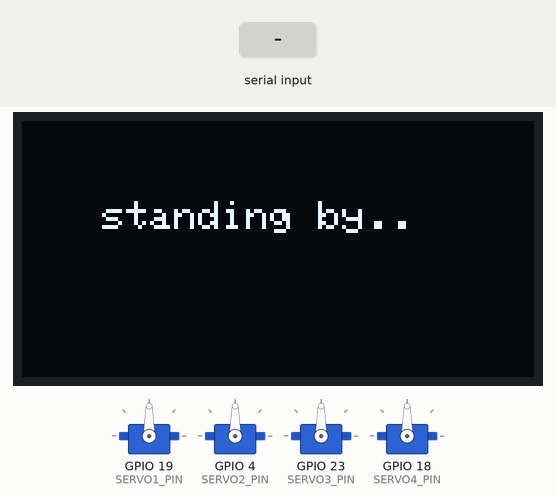
Recording of a sketch running on a simulated ESP32. Parts: 128×64 one-colour display, 4 × servo. Inputs (shaded band) come from the test bench. What the sketch prints to the serial monitor is not drawn.

Above: at 1.4 s.
1.5 s: "rise\n" received over Serial
At 2.7 s:
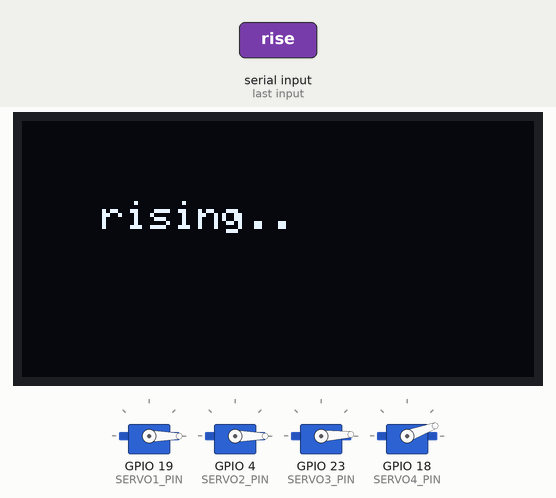
At 4.3 s:
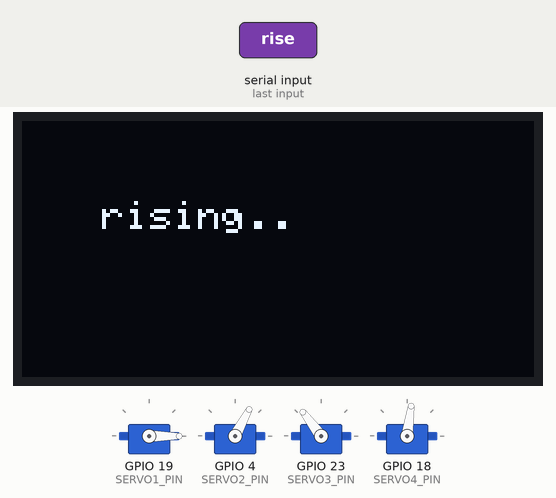
4.5 s: "low\n" received over Serial
At 4.9 s:
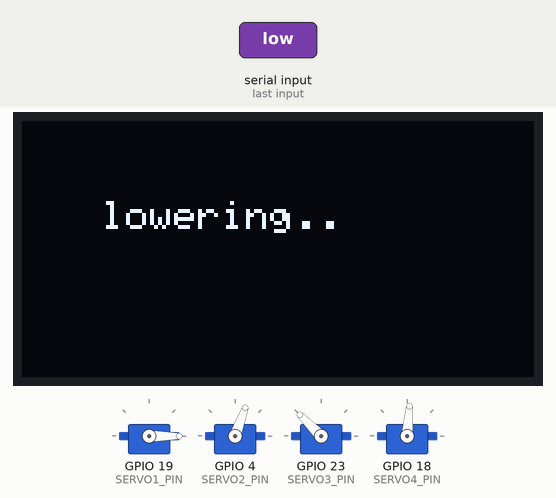
Timing chart, 0 to 8.4 s (numbered marks = the images above; inputs shaded):
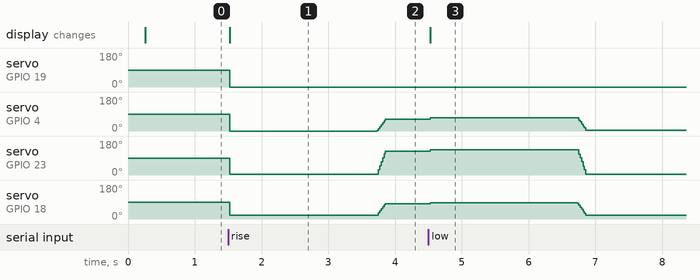

The sketch:

rise.ino
```cpp
#include <ESP32Servo.h>
#include <Wire.h>
#include <Adafruit_GFX.h>
#include <Adafruit_SSD1306.h>

#define OLED_ADDR   0x3C
Adafruit_SSD1306 display(128, 64, &Wire, -1);

/*stable platform config. jaottelu & reverse*/
Servo servo1;
Servo servo2;
Servo servo3;
Servo servo4;

constexpr int SERVO1_PIN = 19;
constexpr int SERVO2_PIN = 4;
constexpr int SERVO3_PIN = 23;
constexpr int SERVO4_PIN = 18;

unsigned long lastStepTime = 0;

int  targetPos1;
int  targetPos2;
int  targetPos3;
int  targetPos4;

int dir;

int  initPos1;
int  initPos2;
int  initPos3;
int  initPos4;

const String LOWTEXT = "lowering..";
const String HIGHTEXT = "rising..";
const String STBYTEXT = "standing by..";

enum Mode {
  IDLE,
  RISE,
  LOWER
};

Mode mode = IDLE;

char cmdBuf[32];
uint8_t cmdIdx = 0;

void useDisplay(const String text){

  display.clearDisplay();
  display.setTextColor(WHITE);
  display.setTextSize(1.8);
  display.setCursor(20, 20);
  display.clearDisplay();
  display.println(text);
  display.display();

}

void setAll(int a, int b, int c, int d){
  servo1.write(a);
  servo2.write(b);
  servo3.write(c);
  servo4.write(d);
  delay(2000);
}
void initRise(){

  targetPos1 = 180;
  targetPos2 = 70;
  targetPos3 = 130;
  targetPos4 = 85;

  dir = 1;

  initPos1 = 0;
  initPos2 = 0;
  initPos3 = 3;
  initPos4 = 20;

  setAll(initPos1, initPos2, initPos3, initPos4);
}

void initLower(){

  targetPos1 = 0;
  targetPos2 = 0;
  targetPos3 = 3;
  targetPos4 = 20;

  dir = -1;

  initPos1 = 0;
  initPos2 = 70;
  initPos3 = 135;
  initPos4 = 85;

  setAll(initPos1, initPos2, initPos3, initPos4);
}

void move(){

  if (millis() - lastStepTime < 2) return;
  lastStepTime = millis();

  //servo1.write(initPos1);
  servo2.write(initPos2);
  servo3.write(initPos3);
  servo4.write(initPos4);

  /*if(abs(initPos1 - targetPos1) > 1){
    initPos1 += dir;
  }*/
  if(abs(initPos2 - targetPos2) > 1){
    initPos2 += dir;
  }
  if(abs(initPos3 - targetPos3) > 1){
    initPos3 += 2*dir;
  }
  if(abs(initPos4 - targetPos4) > 1){
    initPos4 += dir;
  }
  if(abs(initPos3 - targetPos3) <= 1){
    Serial.println("manouver done");
    mode = IDLE;
  }
}

void handleCommand(const char *cmd) {

  Serial.print("Command received: ");
  Serial.println(cmd);

  if (!strcmp(cmd, "rise")) {
    mode = RISE;
    useDisplay(HIGHTEXT);
    initRise();
    delay(200);
  }
  if (!strcmp(cmd, "low")) {
    mode = LOWER;
    useDisplay(LOWTEXT);
    initLower();
    delay(200);
  }
  if (!strcmp(cmd, "mode")) {
    Serial.println(mode);
  }

  Serial.println("enter command:");

}

void setup() {
  Serial.begin(115200);
  delay(200);
  while (Serial.available()) Serial.read();


  display.begin(SSD1306_SWITCHCAPVCC, OLED_ADDR);
  useDisplay(STBYTEXT);

  Serial.setRxBufferSize(256);

  ESP32PWM::allocateTimer(0);
  ESP32PWM::allocateTimer(1);
  ESP32PWM::allocateTimer(2);
  ESP32PWM::allocateTimer(3);
  /*  */
  servo1.setPeriodHertz(50);
  servo2.setPeriodHertz(50);
  servo3.setPeriodHertz(50);
  servo4.setPeriodHertz(50);

  servo1.attach(SERVO1_PIN, 500, 2500);
  servo2.attach(SERVO2_PIN, 500, 2500);
  servo3.attach(SERVO3_PIN, 500, 2500);
  servo4.attach(SERVO4_PIN, 500, 2500);

  Serial.println("enter command:");
}

void loop() {

  while (Serial.available()) {
    char c = Serial.read();

    if (c >= 'A' && c <= 'Z') c += 32;

    if (c == '\n' || c == '\r') {
      if (cmdIdx > 0) {
        cmdBuf[cmdIdx] = '\0';
        handleCommand(cmdBuf);
        cmdIdx = 0;
      }
    } else if (cmdIdx < sizeof(cmdBuf) - 1) {
      cmdBuf[cmdIdx++] = c;
    }
  }

  switch(mode){
    case RISE:
      move();
      break;
    case LOWER:
      move();
      break;
    case IDLE:
      default:
      break;
  }
}
```

Measured:
- after the input at 1.5 s, servo on GPIO 19 (SERVO1_PIN): 90° → 0° at once; servo on GPIO 4 (SERVO2_PIN): 90° → 0° at once, → 62° 2.2 s later; servo on GPIO 23 (SERVO3_PIN): 90° → 3° at once, → 127° 2.2 s later; servo on GPIO 18 (SERVO4_PIN): 90° → 20° at once, → 82° 2.2 s later; the display: first differs from a run without the input at once (image 1)
- after the input at 4.5 s, servo on GPIO 4 (SERVO2_PIN): 62° → 70° at once, → 5° 2.2 s later; servo on GPIO 23 (SERVO3_PIN): 127° → 135° at once, → 5° 2.2 s later; servo on GPIO 18 (SERVO4_PIN): 82° → 85° at once, → 21° 2.2 s later; the display: first differs from a run without the input at once (image 3)
